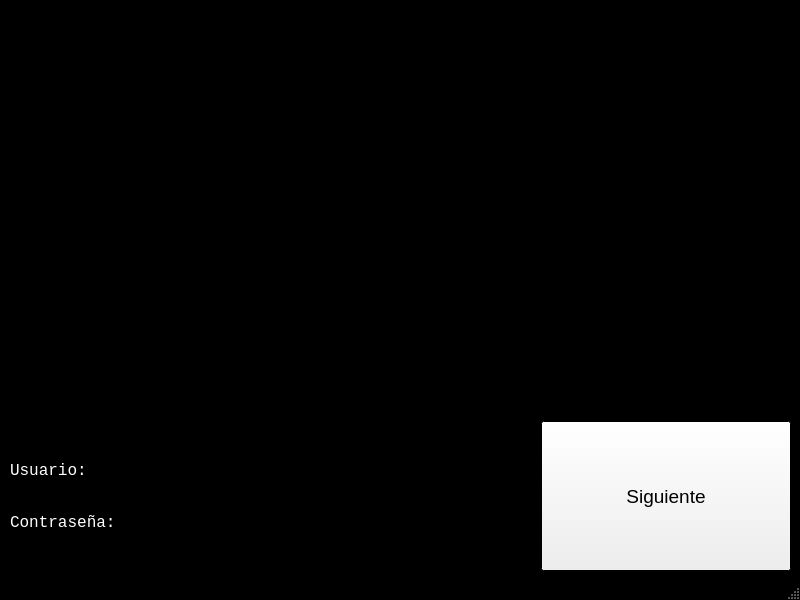
<?xml version="1.0" encoding="UTF-8"?>
<ui version="4.0">
 <class>MainWindow</class>
 <widget class="QMainWindow" name="MainWindow">
  <property name="geometry">
   <rect>
    <x>0</x>
    <y>0</y>
    <width>800</width>
    <height>600</height>
   </rect>
  </property>
  <property name="minimumSize">
   <size>
    <width>800</width>
    <height>600</height>
   </size>
  </property>
  <property name="maximumSize">
   <size>
    <width>800</width>
    <height>600</height>
   </size>
  </property>
  <property name="palette">
   <palette>
    <active>
     <colorrole role="Light">
      <brush brushstyle="SolidPattern">
       <color alpha="255">
        <red>0</red>
        <green>0</green>
        <blue>0</blue>
       </color>
      </brush>
     </colorrole>
     <colorrole role="Midlight">
      <brush brushstyle="SolidPattern">
       <color alpha="255">
        <red>0</red>
        <green>0</green>
        <blue>0</blue>
       </color>
      </brush>
     </colorrole>
     <colorrole role="Text">
      <brush brushstyle="SolidPattern">
       <color alpha="255">
        <red>255</red>
        <green>255</green>
        <blue>255</blue>
       </color>
      </brush>
     </colorrole>
     <colorrole role="Base">
      <brush brushstyle="SolidPattern">
       <color alpha="255">
        <red>0</red>
        <green>0</green>
        <blue>0</blue>
       </color>
      </brush>
     </colorrole>
     <colorrole role="Window">
      <brush brushstyle="SolidPattern">
       <color alpha="255">
        <red>0</red>
        <green>0</green>
        <blue>0</blue>
       </color>
      </brush>
     </colorrole>
     <colorrole role="AlternateBase">
      <brush brushstyle="SolidPattern">
       <color alpha="255">
        <red>0</red>
        <green>0</green>
        <blue>0</blue>
       </color>
      </brush>
     </colorrole>
    </active>
    <inactive>
     <colorrole role="Light">
      <brush brushstyle="SolidPattern">
       <color alpha="255">
        <red>0</red>
        <green>0</green>
        <blue>0</blue>
       </color>
      </brush>
     </colorrole>
     <colorrole role="Midlight">
      <brush brushstyle="SolidPattern">
       <color alpha="255">
        <red>0</red>
        <green>0</green>
        <blue>0</blue>
       </color>
      </brush>
     </colorrole>
     <colorrole role="Text">
      <brush brushstyle="SolidPattern">
       <color alpha="255">
        <red>255</red>
        <green>255</green>
        <blue>255</blue>
       </color>
      </brush>
     </colorrole>
     <colorrole role="Base">
      <brush brushstyle="SolidPattern">
       <color alpha="255">
        <red>0</red>
        <green>0</green>
        <blue>0</blue>
       </color>
      </brush>
     </colorrole>
     <colorrole role="Window">
      <brush brushstyle="SolidPattern">
       <color alpha="255">
        <red>0</red>
        <green>0</green>
        <blue>0</blue>
       </color>
      </brush>
     </colorrole>
     <colorrole role="AlternateBase">
      <brush brushstyle="SolidPattern">
       <color alpha="255">
        <red>0</red>
        <green>0</green>
        <blue>0</blue>
       </color>
      </brush>
     </colorrole>
    </inactive>
    <disabled>
     <colorrole role="Light">
      <brush brushstyle="SolidPattern">
       <color alpha="255">
        <red>0</red>
        <green>0</green>
        <blue>0</blue>
       </color>
      </brush>
     </colorrole>
     <colorrole role="Midlight">
      <brush brushstyle="SolidPattern">
       <color alpha="255">
        <red>0</red>
        <green>0</green>
        <blue>0</blue>
       </color>
      </brush>
     </colorrole>
     <colorrole role="Text">
      <brush brushstyle="SolidPattern">
       <color alpha="255">
        <red>120</red>
        <green>120</green>
        <blue>120</blue>
       </color>
      </brush>
     </colorrole>
     <colorrole role="Base">
      <brush brushstyle="SolidPattern">
       <color alpha="255">
        <red>0</red>
        <green>0</green>
        <blue>0</blue>
       </color>
      </brush>
     </colorrole>
     <colorrole role="Window">
      <brush brushstyle="SolidPattern">
       <color alpha="255">
        <red>0</red>
        <green>0</green>
        <blue>0</blue>
       </color>
      </brush>
     </colorrole>
     <colorrole role="AlternateBase">
      <brush brushstyle="SolidPattern">
       <color alpha="255">
        <red>0</red>
        <green>0</green>
        <blue>0</blue>
       </color>
      </brush>
     </colorrole>
    </disabled>
   </palette>
  </property>
  <property name="windowTitle">
   <string>MainWindow</string>
  </property>
  <widget class="QWidget" name="centralwidget">
   <property name="maximumSize">
    <size>
     <width>800</width>
     <height>590</height>
    </size>
   </property>
   <property name="palette">
    <palette>
     <active>
      <colorrole role="WindowText">
       <brush brushstyle="SolidPattern">
        <color alpha="255">
         <red>255</red>
         <green>255</green>
         <blue>255</blue>
        </color>
       </brush>
      </colorrole>
      <colorrole role="Base">
       <brush brushstyle="SolidPattern">
        <color alpha="255">
         <red>0</red>
         <green>0</green>
         <blue>0</blue>
        </color>
       </brush>
      </colorrole>
      <colorrole role="Window">
       <brush brushstyle="SolidPattern">
        <color alpha="255">
         <red>0</red>
         <green>0</green>
         <blue>0</blue>
        </color>
       </brush>
      </colorrole>
      <colorrole role="Shadow">
       <brush brushstyle="SolidPattern">
        <color alpha="255">
         <red>0</red>
         <green>0</green>
         <blue>0</blue>
        </color>
       </brush>
      </colorrole>
      <colorrole role="AlternateBase">
       <brush brushstyle="SolidPattern">
        <color alpha="255">
         <red>0</red>
         <green>0</green>
         <blue>0</blue>
        </color>
       </brush>
      </colorrole>
     </active>
     <inactive>
      <colorrole role="WindowText">
       <brush brushstyle="SolidPattern">
        <color alpha="255">
         <red>255</red>
         <green>255</green>
         <blue>255</blue>
        </color>
       </brush>
      </colorrole>
      <colorrole role="Base">
       <brush brushstyle="SolidPattern">
        <color alpha="255">
         <red>0</red>
         <green>0</green>
         <blue>0</blue>
        </color>
       </brush>
      </colorrole>
      <colorrole role="Window">
       <brush brushstyle="SolidPattern">
        <color alpha="255">
         <red>0</red>
         <green>0</green>
         <blue>0</blue>
        </color>
       </brush>
      </colorrole>
      <colorrole role="Shadow">
       <brush brushstyle="SolidPattern">
        <color alpha="255">
         <red>0</red>
         <green>0</green>
         <blue>0</blue>
        </color>
       </brush>
      </colorrole>
      <colorrole role="AlternateBase">
       <brush brushstyle="SolidPattern">
        <color alpha="255">
         <red>0</red>
         <green>0</green>
         <blue>0</blue>
        </color>
       </brush>
      </colorrole>
     </inactive>
     <disabled>
      <colorrole role="WindowText">
       <brush brushstyle="SolidPattern">
        <color alpha="255">
         <red>120</red>
         <green>120</green>
         <blue>120</blue>
        </color>
       </brush>
      </colorrole>
      <colorrole role="Base">
       <brush brushstyle="SolidPattern">
        <color alpha="255">
         <red>0</red>
         <green>0</green>
         <blue>0</blue>
        </color>
       </brush>
      </colorrole>
      <colorrole role="Window">
       <brush brushstyle="SolidPattern">
        <color alpha="255">
         <red>0</red>
         <green>0</green>
         <blue>0</blue>
        </color>
       </brush>
      </colorrole>
      <colorrole role="Shadow">
       <brush brushstyle="SolidPattern">
        <color alpha="255">
         <red>0</red>
         <green>0</green>
         <blue>0</blue>
        </color>
       </brush>
      </colorrole>
      <colorrole role="AlternateBase">
       <brush brushstyle="SolidPattern">
        <color alpha="255">
         <red>0</red>
         <green>0</green>
         <blue>0</blue>
        </color>
       </brush>
      </colorrole>
     </disabled>
    </palette>
   </property>
   <widget class="QWidget" name="verticalLayoutWidget">
    <property name="geometry">
     <rect>
      <x>0</x>
      <y>0</y>
      <width>801</width>
      <height>571</height>
     </rect>
    </property>
    <layout class="QVBoxLayout" name="verticalLayout">
     <property name="spacing">
      <number>0</number>
     </property>
     <property name="topMargin">
      <number>50</number>
     </property>
     <item>
      <widget class="QLabel" name="Titul">
       <property name="maximumSize">
        <size>
         <width>16777215</width>
         <height>300</height>
        </size>
       </property>
       <property name="text">
        <string/>
       </property>
       <property name="pixmap">
        <pixmap>../img/Barc.png</pixmap>
       </property>
       <property name="alignment">
        <set>Qt::AlignCenter</set>
       </property>
      </widget>
     </item>
     <item>
      <layout class="QHBoxLayout" name="horizontalLayout">
       <property name="spacing">
        <number>20</number>
       </property>
       <property name="leftMargin">
        <number>10</number>
       </property>
       <property name="topMargin">
        <number>100</number>
       </property>
       <property name="rightMargin">
        <number>10</number>
       </property>
       <item>
        <layout class="QFormLayout" name="formLayout">
         <property name="labelAlignment">
          <set>Qt::AlignLeading|Qt::AlignLeft|Qt::AlignVCenter</set>
         </property>
         <property name="formAlignment">
          <set>Qt::AlignLeading|Qt::AlignLeft|Qt::AlignVCenter</set>
         </property>
         <property name="horizontalSpacing">
          <number>50</number>
         </property>
         <property name="verticalSpacing">
          <number>30</number>
         </property>
         <item row="0" column="0">
          <widget class="QLabel" name="Usuari">
           <property name="font">
            <font>
             <family>Consolas</family>
             <pointsize>12</pointsize>
            </font>
           </property>
           <property name="text">
            <string>Usuario:</string>
           </property>
          </widget>
         </item>
         <item row="0" column="1">
          <widget class="QLineEdit" name="UserText">
           <property name="palette">
            <palette>
             <active>
              <colorrole role="Text">
               <brush brushstyle="SolidPattern">
                <color alpha="255">
                 <red>0</red>
                 <green>0</green>
                 <blue>0</blue>
                </color>
               </brush>
              </colorrole>
             </active>
             <inactive>
              <colorrole role="Text">
               <brush brushstyle="SolidPattern">
                <color alpha="255">
                 <red>0</red>
                 <green>0</green>
                 <blue>0</blue>
                </color>
               </brush>
              </colorrole>
             </inactive>
             <disabled>
              <colorrole role="Text">
               <brush brushstyle="SolidPattern">
                <color alpha="255">
                 <red>120</red>
                 <green>120</green>
                 <blue>120</blue>
                </color>
               </brush>
              </colorrole>
             </disabled>
            </palette>
           </property>
           <property name="text">
            <string/>
           </property>
          </widget>
         </item>
         <item row="1" column="0">
          <widget class="QLabel" name="Password">
           <property name="font">
            <font>
             <family>Consolas</family>
             <pointsize>12</pointsize>
            </font>
           </property>
           <property name="text">
            <string>Contraseña:</string>
           </property>
           <property name="alignment">
            <set>Qt::AlignLeading|Qt::AlignLeft|Qt::AlignVCenter</set>
           </property>
          </widget>
         </item>
         <item row="1" column="1">
          <widget class="QLineEdit" name="PassText">
           <property name="palette">
            <palette>
             <active>
              <colorrole role="Text">
               <brush brushstyle="SolidPattern">
                <color alpha="255">
                 <red>0</red>
                 <green>0</green>
                 <blue>0</blue>
                </color>
               </brush>
              </colorrole>
             </active>
             <inactive>
              <colorrole role="Text">
               <brush brushstyle="SolidPattern">
                <color alpha="255">
                 <red>0</red>
                 <green>0</green>
                 <blue>0</blue>
                </color>
               </brush>
              </colorrole>
             </inactive>
             <disabled>
              <colorrole role="Text">
               <brush brushstyle="SolidPattern">
                <color alpha="255">
                 <red>120</red>
                 <green>120</green>
                 <blue>120</blue>
                </color>
               </brush>
              </colorrole>
             </disabled>
            </palette>
           </property>
           <property name="text">
            <string/>
           </property>
          </widget>
         </item>
        </layout>
       </item>
       <item>
        <widget class="QPushButton" name="Button">
         <property name="minimumSize">
          <size>
           <width>250</width>
           <height>100</height>
          </size>
         </property>
         <property name="maximumSize">
          <size>
           <width>300</width>
           <height>150</height>
          </size>
         </property>
         <property name="font">
          <font>
           <pointsize>14</pointsize>
          </font>
         </property>
         <property name="text">
          <string>Siguiente</string>
         </property>
         <property name="shortcut">
          <string>Return</string>
         </property>
        </widget>
       </item>
      </layout>
     </item>
    </layout>
   </widget>
  </widget>
  <widget class="QStatusBar" name="statusbar"/>
 </widget>
 <resources/>
 <connections/>
</ui>
